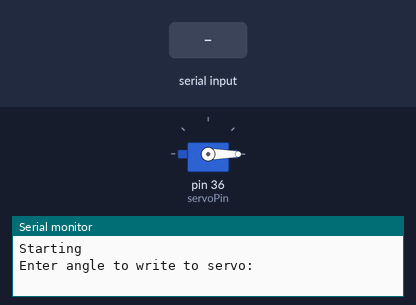
The sketch below on a simulated Arduino Mega 2560, built with avr-gcc and run on an emulated ATmega2560. On the bench: servo, the last lines printed to the serial monitor. Inputs (shaded band) come from the test bench.

Above: at 1.2 s.
1.3 s: "90,45\n" received over Serial
At 1.6 s:
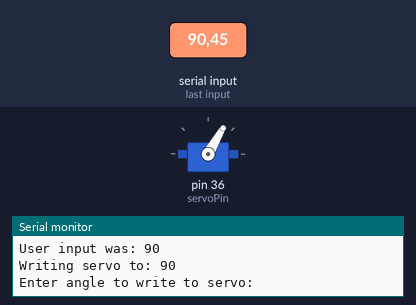
2.8 s: "30,150\n" received over Serial
At 4.0 s:
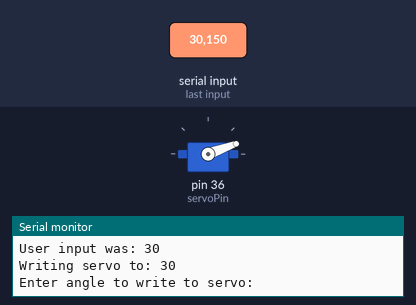
4.3 s: "200\n" received over Serial
At 5.3 s:
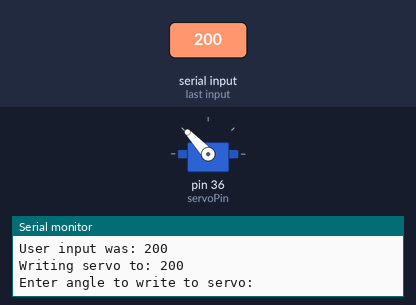
5.8 s: "90\n" received over Serial
At 6.2 s:
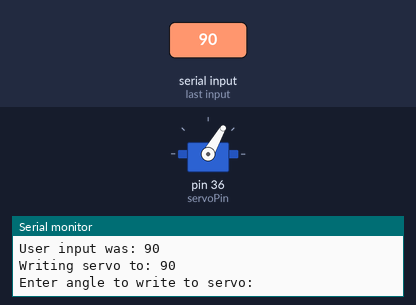
Timing chart, 0 to 8.3 s (numbered marks = the images above; inputs shaded):
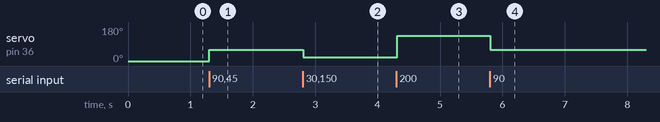

Measured:
- after the input at 1.3 s, servo on pin 36 (servoPin): 0° → 60° at once
- after the input at 2.8 s, servo on pin 36 (servoPin): 60° → 20° at once
- after the input at 4.3 s, servo on pin 36 (servoPin): 20° → 133° at once
- after the input at 5.8 s, servo on pin 36 (servoPin): 133° → 60° at once

The sketch:

ServoTest.ino
```cpp
#include <Servo.h>

const int servoPin = 36;

Servo myservo;  // create servo object to control a servo
// twelve servo objects can be created on most boards

int pos = 0;    // variable to store the servo position
unsigned int angle = 0;


void setup() {
  myservo.attach(servoPin);  // attaches the servo on pin 9 to the servo object

  Serial.begin(115200);
  Serial.println("Starting");
  myservo.write(angle);
}

void loop() {
  Serial.println("Enter angle to write to servo: ");
  while(!Serial.available()){
    delay(10);
    }
  angle = Serial.parseInt();
  while(Serial.available()) {
    Serial.read();
  }
  Serial.print("User input was: ");
  Serial.println(angle);
  if(angle > 270) { angle = 270;} // (242 for top servo) (252 for bottom servo)

  // Convert to this servo
  Serial.print("Writing servo to: ");
  Serial.println(angle);
  angle = map(angle, 0, 270, 0, 180);
  myservo.write(angle);


}
```
